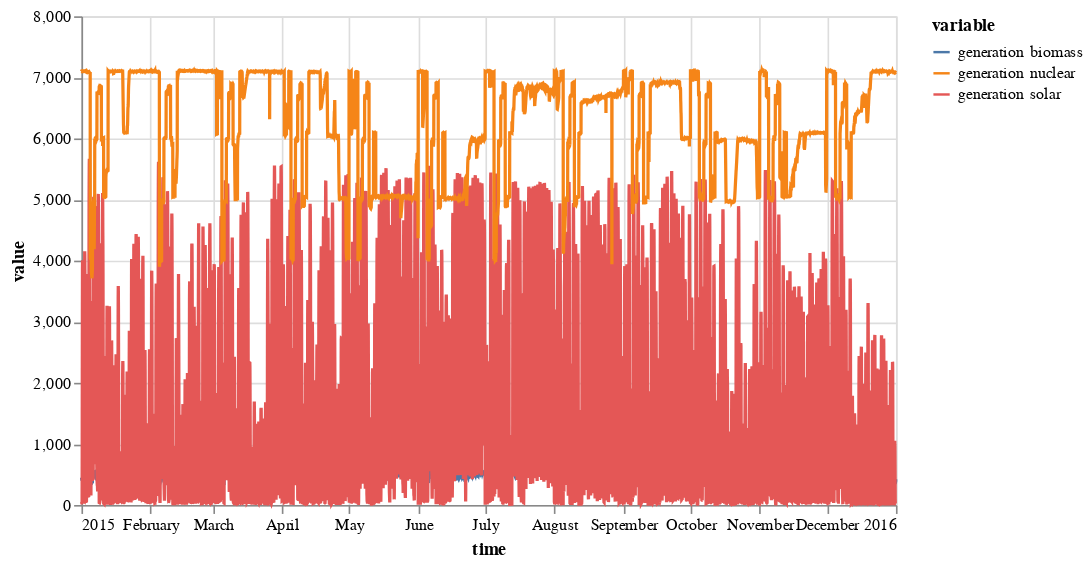

Notebook cell for this chart:
### Markdown cell above
#### Multivariate TimeSeries

### Code cell
plot(ts_multi)

### Figure 1 — Vega specification as saved in the notebook (floating-point values rounded to 4 significant figures; data arrays with more than 128 entries replaced by an {"elided": "..."} marker saying what was removed)
{"$schema": "https://vega.github.io/schema/vega/v5.json", "data": [{"name": "source_0", "values": {"elided": "26283 records"}, "transform": [{"type": "formula", "expr": "toDate(datum['time'])", "as": "time"}]}, {"name": "source_0_y_domain_value", "values": [{"min": 12.0, "max": 7115.0}]}, {"name": "source_0_color_domain_variable", "values": [{"variable": "generation biomass"}, {"variable": "generation solar"}, {"variable": "generation nuclear"}]}], "marks": [{"type": "group", "name": "pathgroup", "from": {"facet": {"data": "source_0", "name": "faceted_path_main", "groupby": ["variable"]}}, "encode": {"update": {"width": {"field": {"signal": null, "datum": null, "group": "width", "parent": null}}, "height": {"field": {"signal": null, "datum": null, "group": "height", "parent": null}}}}, "marks": [{"type": "line", "name": "marks", "from": {"data": "faceted_path_main"}, "sort": {"field": "datum[\"time\"]"}, "encode": {"update": {"defined": {"signal": "isValid(datum[\"time\"]) && isFinite(+datum[\"time\"]) && isValid(datum[\"value\"]) && isFinite(+datum[\"value\"])"}, "description": {"signal": "\"time: \" + (timeFormat(datum[\"time\"], '%b %d, %Y')) + \"; value: \" + (format(datum[\"value\"], \"\")) + \"; variable: \" + (isValid(datum[\"variable\"]) ? datum[\"variable\"] : \"\"+datum[\"variable\"])"}, "x": {"field": "time", "scale": "x"}, "stroke": {"field": "variable", "scale": "color"}, "y": {"field": "value", "scale": "y"}}}, "style": ["line"]}]}], "scales": [{"name": "x", "type": "time", "domain": {"data": "source_0", "field": "time"}, "range": [0, {"signal": "width"}]}, {"name": "y", "type": "linear", "domain": [{"signal": "(data(\"source_0_y_domain_value\")[0] || {}).min"}, {"signal": "(data(\"source_0_y_domain_value\")[0] || {}).max"}], "range": [{"signal": "height"}, 0], "zero": true, "nice": true}, {"name": "color", "type": "ordinal", "domain": {"data": "source_0_color_domain_variable", "field": "variable", "sort": true}, "range": "category"}], "axes": [{"scale": "x", "maxExtent": 0, "gridScale": "y", "ticks": false, "aria": false, "tickCount": {"signal": "ceil(width/40)"}, "minExtent": 0, "zindex": 0, "grid": true, "domain": false, "orient": "bottom", "labels": false}, {"scale": "y", "grid": true, "tickCount": {"signal": "ceil(height/40)"}, "domain": false, "labels": false, "zindex": 0, "minExtent": 0, "gridScale": "x", "maxExtent": 0, "orient": "left", "aria": false, "ticks": false}, {"scale": "x", "grid": false, "orient": "bottom", "labelOverlap": true, "tickCount": {"signal": "ceil(width/40)"}, "title": "time", "labelFlush": true, "zindex": 0}, {"scale": "y", "orient": "left", "labelOverlap": true, "zindex": 0, "title": "value", "tickCount": {"signal": "ceil(height/40)"}, "grid": false}], "style": "cell", "width": 500, "background": "white", "legends": [{"stroke": "color", "symbolType": "stroke", "title": "variable"}], "padding": 5, "height": 300}
